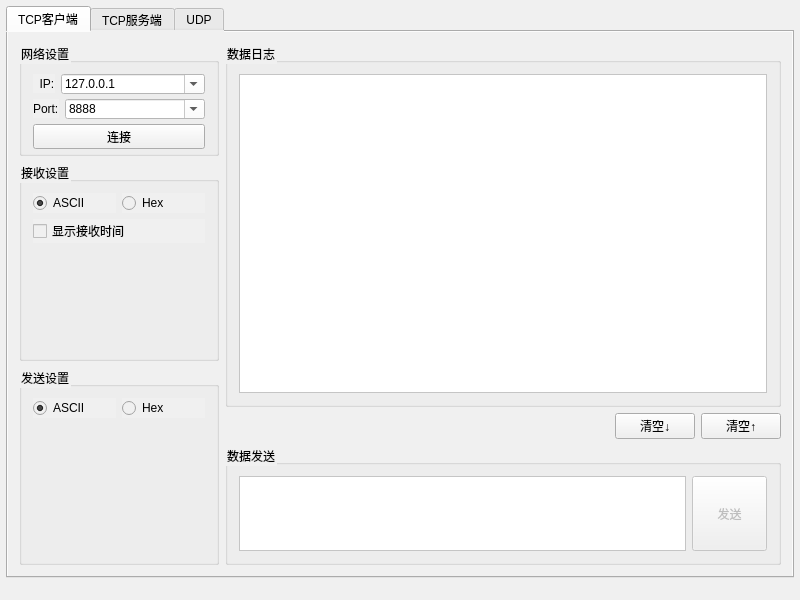
<?xml version="1.0" encoding="UTF-8"?>
<ui version="4.0">
 <class>MainWindow</class>
 <widget class="QMainWindow" name="MainWindow">
  <property name="geometry">
   <rect>
    <x>0</x>
    <y>0</y>
    <width>800</width>
    <height>600</height>
   </rect>
  </property>
  <property name="windowTitle">
   <string>MainWindow</string>
  </property>
  <property name="styleSheet">
   <string notr="true">background-color: rgb(240, 240, 240);

background-image: url(:/images/bg.JPG);</string>
  </property>
  <widget class="QWidget" name="centralWidget">
   <layout class="QHBoxLayout" name="horizontalLayout_5">
    <property name="leftMargin">
     <number>6</number>
    </property>
    <property name="topMargin">
     <number>6</number>
    </property>
    <property name="rightMargin">
     <number>6</number>
    </property>
    <property name="bottomMargin">
     <number>0</number>
    </property>
    <item>
     <widget class="QTabWidget" name="tabWidget">
      <property name="currentIndex">
       <number>0</number>
      </property>
      <widget class="QWidget" name="TcpClient">
       <attribute name="title">
        <string>TCP客户端</string>
       </attribute>
       <layout class="QHBoxLayout" name="horizontalLayout_6">
        <item>
         <layout class="QVBoxLayout" name="verticalLayout">
          <item>
           <widget class="QGroupBox" name="groupBox_Client_NetSetting">
            <property name="sizePolicy">
             <sizepolicy hsizetype="Preferred" vsizetype="MinimumExpanding">
              <horstretch>0</horstretch>
              <verstretch>0</verstretch>
             </sizepolicy>
            </property>
            <property name="minimumSize">
             <size>
              <width>200</width>
              <height>113</height>
             </size>
            </property>
            <property name="maximumSize">
             <size>
              <width>16777215</width>
              <height>113</height>
             </size>
            </property>
            <property name="title">
             <string>网络设置</string>
            </property>
            <layout class="QVBoxLayout" name="verticalLayout_3">
             <item>
              <layout class="QHBoxLayout" name="horizontalLayout_3">
               <item>
                <widget class="QLabel" name="label_Client_IP">
                 <property name="sizePolicy">
                  <sizepolicy hsizetype="Fixed" vsizetype="Preferred">
                   <horstretch>0</horstretch>
                   <verstretch>0</verstretch>
                  </sizepolicy>
                 </property>
                 <property name="text">
                  <string>  IP:</string>
                 </property>
                </widget>
               </item>
               <item>
                <widget class="QComboBox" name="comboBox_Client_IP">
                 <property name="minimumSize">
                  <size>
                   <width>0</width>
                   <height>20</height>
                  </size>
                 </property>
                 <property name="styleSheet">
                  <string notr="true">background-color: rgb(255, 255, 255);</string>
                 </property>
                 <property name="editable">
                  <bool>true</bool>
                 </property>
                 <item>
                  <property name="text">
                   <string>127.0.0.1</string>
                  </property>
                 </item>
                </widget>
               </item>
              </layout>
             </item>
             <item>
              <layout class="QHBoxLayout" name="horizontalLayout_4">
               <item>
                <widget class="QLabel" name="label_Client_Port">
                 <property name="sizePolicy">
                  <sizepolicy hsizetype="Fixed" vsizetype="Preferred">
                   <horstretch>0</horstretch>
                   <verstretch>0</verstretch>
                  </sizepolicy>
                 </property>
                 <property name="text">
                  <string>Port:</string>
                 </property>
                </widget>
               </item>
               <item>
                <widget class="QComboBox" name="comboBox_Client_Port">
                 <property name="minimumSize">
                  <size>
                   <width>0</width>
                   <height>20</height>
                  </size>
                 </property>
                 <property name="styleSheet">
                  <string notr="true">background-color: rgb(255, 255, 255);</string>
                 </property>
                 <property name="editable">
                  <bool>true</bool>
                 </property>
                 <item>
                  <property name="text">
                   <string>8888</string>
                  </property>
                 </item>
                </widget>
               </item>
              </layout>
             </item>
             <item>
              <widget class="QPushButton" name="pushButton_Clien_Connect">
               <property name="minimumSize">
                <size>
                 <width>0</width>
                 <height>25</height>
                </size>
               </property>
               <property name="text">
                <string>连接</string>
               </property>
              </widget>
             </item>
            </layout>
           </widget>
          </item>
          <item>
           <widget class="QGroupBox" name="groupBox_Client_Receive">
            <property name="sizePolicy">
             <sizepolicy hsizetype="Preferred" vsizetype="Expanding">
              <horstretch>0</horstretch>
              <verstretch>0</verstretch>
             </sizepolicy>
            </property>
            <property name="title">
             <string>接收设置</string>
            </property>
            <layout class="QVBoxLayout" name="verticalLayout_4">
             <item>
              <layout class="QHBoxLayout" name="horizontalLayout_2">
               <item>
                <widget class="QRadioButton" name="radioButton_Client_Receive_A">
                 <property name="text">
                  <string>ASCII</string>
                 </property>
                 <property name="checked">
                  <bool>true</bool>
                 </property>
                </widget>
               </item>
               <item>
                <widget class="QRadioButton" name="radioButton_Client_Receive_H">
                 <property name="text">
                  <string>Hex</string>
                 </property>
                </widget>
               </item>
              </layout>
             </item>
             <item>
              <widget class="QCheckBox" name="checkBox_Client_Receive_Time">
               <property name="text">
                <string>显示接收时间</string>
               </property>
              </widget>
             </item>
             <item>
              <spacer name="verticalSpacer">
               <property name="orientation">
                <enum>Qt::Vertical</enum>
               </property>
               <property name="sizeHint" stdset="0">
                <size>
                 <width>20</width>
                 <height>40</height>
                </size>
               </property>
              </spacer>
             </item>
            </layout>
           </widget>
          </item>
          <item>
           <widget class="QGroupBox" name="groupBox_Client_Send">
            <property name="sizePolicy">
             <sizepolicy hsizetype="Preferred" vsizetype="Expanding">
              <horstretch>0</horstretch>
              <verstretch>0</verstretch>
             </sizepolicy>
            </property>
            <property name="title">
             <string>发送设置</string>
            </property>
            <layout class="QVBoxLayout" name="verticalLayout_5">
             <item>
              <layout class="QHBoxLayout" name="horizontalLayout">
               <item>
                <widget class="QRadioButton" name="radioButton_Client_Send_A">
                 <property name="text">
                  <string>ASCII</string>
                 </property>
                 <property name="checked">
                  <bool>true</bool>
                 </property>
                </widget>
               </item>
               <item>
                <widget class="QRadioButton" name="radioButton_Client_Send_H">
                 <property name="text">
                  <string>Hex</string>
                 </property>
                </widget>
               </item>
              </layout>
             </item>
             <item>
              <spacer name="verticalSpacer_2">
               <property name="orientation">
                <enum>Qt::Vertical</enum>
               </property>
               <property name="sizeHint" stdset="0">
                <size>
                 <width>20</width>
                 <height>40</height>
                </size>
               </property>
              </spacer>
             </item>
            </layout>
           </widget>
          </item>
         </layout>
        </item>
        <item>
         <layout class="QVBoxLayout" name="verticalLayout_2">
          <property name="sizeConstraint">
           <enum>QLayout::SetMaximumSize</enum>
          </property>
          <item>
           <widget class="QGroupBox" name="groupBox_2">
            <property name="sizePolicy">
             <sizepolicy hsizetype="Expanding" vsizetype="Preferred">
              <horstretch>0</horstretch>
              <verstretch>0</verstretch>
             </sizepolicy>
            </property>
            <property name="minimumSize">
             <size>
              <width>0</width>
              <height>200</height>
             </size>
            </property>
            <property name="title">
             <string>数据日志</string>
            </property>
            <layout class="QVBoxLayout" name="verticalLayout_6">
             <item>
              <widget class="QTextEdit" name="textEdit_Client_Receive">
               <property name="styleSheet">
                <string notr="true">background-color: rgb(255, 255, 255);</string>
               </property>
               <property name="readOnly">
                <bool>true</bool>
               </property>
              </widget>
             </item>
            </layout>
           </widget>
          </item>
          <item>
           <layout class="QHBoxLayout" name="horizontalLayout_7">
            <item>
             <spacer name="horizontalSpacer">
              <property name="orientation">
               <enum>Qt::Horizontal</enum>
              </property>
              <property name="sizeHint" stdset="0">
               <size>
                <width>40</width>
                <height>20</height>
               </size>
              </property>
             </spacer>
            </item>
            <item>
             <widget class="QPushButton" name="pushButton_Client_Clear_Send">
              <property name="text">
               <string>清空↓</string>
              </property>
             </widget>
            </item>
            <item>
             <widget class="QPushButton" name="pushButton_Client_Clear_Receive">
              <property name="text">
               <string>清空↑</string>
              </property>
             </widget>
            </item>
           </layout>
          </item>
          <item>
           <widget class="QGroupBox" name="groupBox">
            <property name="sizePolicy">
             <sizepolicy hsizetype="Expanding" vsizetype="Fixed">
              <horstretch>0</horstretch>
              <verstretch>0</verstretch>
             </sizepolicy>
            </property>
            <property name="minimumSize">
             <size>
              <width>0</width>
              <height>100</height>
             </size>
            </property>
            <property name="title">
             <string>数据发送</string>
            </property>
            <layout class="QHBoxLayout" name="horizontalLayout_8">
             <item>
              <widget class="QTextEdit" name="textEdit_Client_Send">
               <property name="sizePolicy">
                <sizepolicy hsizetype="Expanding" vsizetype="Preferred">
                 <horstretch>0</horstretch>
                 <verstretch>0</verstretch>
                </sizepolicy>
               </property>
               <property name="minimumSize">
                <size>
                 <width>0</width>
                 <height>75</height>
                </size>
               </property>
               <property name="maximumSize">
                <size>
                 <width>16777215</width>
                 <height>75</height>
                </size>
               </property>
               <property name="styleSheet">
                <string notr="true">background-color: rgb(255, 255, 255);</string>
               </property>
              </widget>
             </item>
             <item>
              <widget class="QPushButton" name="pushButton_Client_Send">
               <property name="enabled">
                <bool>false</bool>
               </property>
               <property name="minimumSize">
                <size>
                 <width>0</width>
                 <height>75</height>
                </size>
               </property>
               <property name="maximumSize">
                <size>
                 <width>75</width>
                 <height>75</height>
                </size>
               </property>
               <property name="text">
                <string>发送</string>
               </property>
              </widget>
             </item>
            </layout>
           </widget>
          </item>
         </layout>
        </item>
       </layout>
      </widget>
      <widget class="QWidget" name="TcpServer">
       <attribute name="title">
        <string>TCP服务端</string>
       </attribute>
      </widget>
      <widget class="QWidget" name="UDP">
       <attribute name="title">
        <string>UDP</string>
       </attribute>
      </widget>
     </widget>
    </item>
   </layout>
  </widget>
  <widget class="QStatusBar" name="statusBar"/>
 </widget>
 <layoutdefault spacing="6" margin="11"/>
 <resources/>
 <connections>
  <connection>
   <sender>pushButton_Client_Clear_Send</sender>
   <signal>clicked()</signal>
   <receiver>textEdit_Client_Send</receiver>
   <slot>clear()</slot>
   <hints>
    <hint type="sourcelabel">
     <x>656</x>
     <y>438</y>
    </hint>
    <hint type="destinationlabel">
     <x>465</x>
     <y>524</y>
    </hint>
   </hints>
  </connection>
  <connection>
   <sender>pushButton_Client_Clear_Receive</sender>
   <signal>clicked()</signal>
   <receiver>textEdit_Client_Receive</receiver>
   <slot>clear()</slot>
   <hints>
    <hint type="sourcelabel">
     <x>732</x>
     <y>434</y>
    </hint>
    <hint type="destinationlabel">
     <x>736</x>
     <y>367</y>
    </hint>
   </hints>
  </connection>
 </connections>
</ui>
